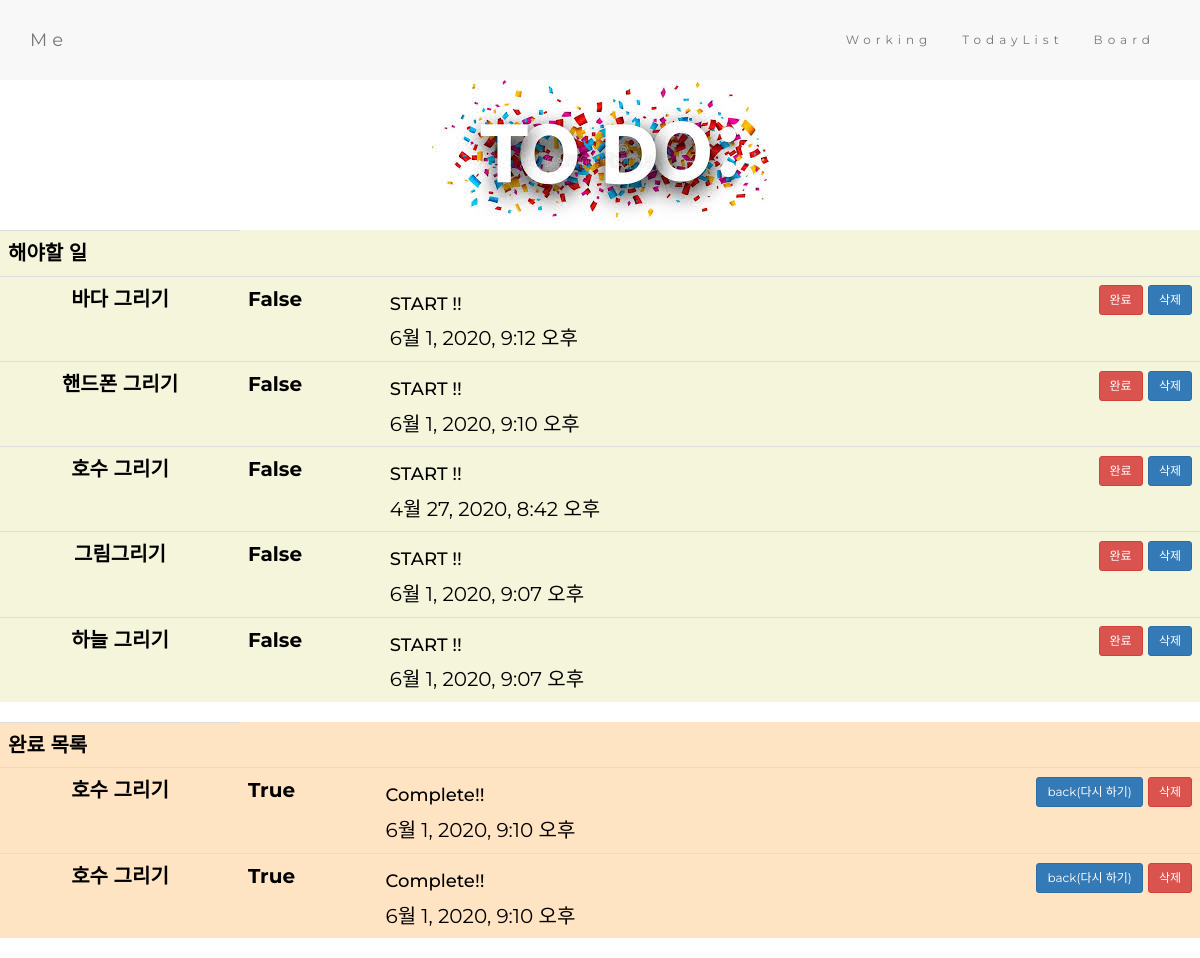
Before: /todos/ with the older database file.
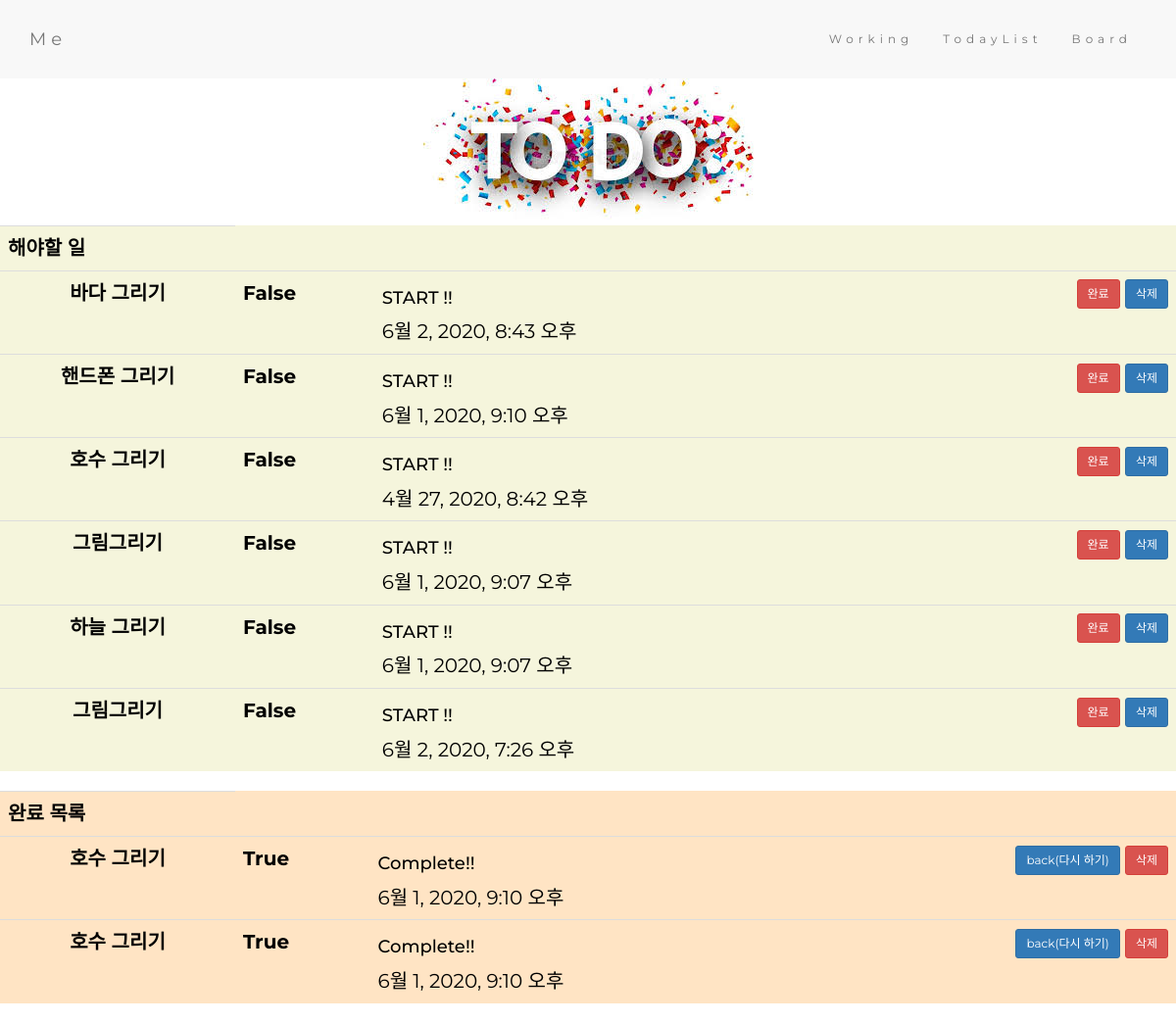
After: the same page with the newer database file.
### todo/models.py (models this page shows, shortened)
class Todo(models.Model):
    task = models.CharField(max_length=200,null=False,
        help_text="할일을 채워주세요!")
    is_done = models.BooleanField(default=False)
    Todo_time = models.DateTimeField(
        blank=True, null=True, default=timezone.now())

### todo/views.py (the view)
# urls.py: path('todos/',todo_work,name="todos"),
def todo_work(request):
    if request.method == "POST":
        form = AddForm(request.POST)
        if form.is_valid():
            form.save()
    now = datetime.datetime.now()
    form = AddForm()
    todos = Todo.objects.all()
    data={
        "todos" : todos,
        "form": form,
        "now":now,
    }
    return render(request,"todo_work.html",data)

### todo/Template/todo_work.html (shortened to what this page needs)
{% extends 'base.html'%}
{%block content%}
<diV class="work">
 <img src="/static/img/Todolist.jpg" style="text-align: left;">
 </div>
    <table class="table" style="background-color: beige;">
        <th>해야할 일</th>
        {% for todo in todos %}
        <tr>
            {% if todo.is_done == False %}
            <th style="width:20%; text-align: center;">
                {{ todo.task }}
            </th>
            <th style="text-align: left;" class="list_id">
                <b>{{ todo.is_done }}</b>
            </th>
            <td>
                <h4>START !!</h4>
                {{ todo.Todo_time}}
            </td>
            <td style="width:30%;text-align: right;">
                <a class="btn btn-sm btn-danger" href="{% url 'reload' pk=todo.pk %}">완료</a>
                <a class ="btn btn-sm btn-primary" href="{% url 'todo_del' pk=todo.pk %}">삭제</a>
            </td>
        </tr>
        {% endif %}
        {% endfor %}
    </table>
    <table class="table" style="background-color: bisque;">
        <tr>
            <th>완료 목록</th>
        </tr>
        {% for todo in todos %}
        {% if todo.is_done == True %}
        <tr>
            <th style="width:20%; text-align: center;">
                {{ todo.task }}
            </th>
            <th style="text-align: left;" class="list_id" style="background-color: blue;">
                <b>{{ todo.is_done }}</b>
            </th>
            <td>
                <h4>Complete!!</h4>
                {{ todo.Todo_time }}</td>
            <td style="text-align: right;">
                <a class ="btn btn-sm btn-primary" href="{% url 'back' pk=todo.pk %}">back(다시 하기)</a>
                <a class="btn btn-sm btn-danger" href="{% url 'todo_del' pk=todo.pk %}">삭제</a>
            </td>
        </tr>
        {% endif %}
        {% endfor %}
    </table>
{% endblock content%}

### todo/Template/base.html (shortened to what this page needs)
<!DOCTYPE html>
<html lang="ko">
<head>
  <link rel="stylesheet" href="https://maxcdn.bootstrapcdn.com/bootstrap/3.4.1/css/bootstrap.min.css">
  <link rel="stylesheet" href="https://maxcdn.bootstrapcdn.com/bootstrap/3.4.1/css/bootstrap.min.css">
  <link rel="stylesheet" href="https://maxcdn.bootstrapcdn.com/bootstrap/3.4.1/css/bootstrap.min.css">
</head>
<body>
<nav class="navbar navbar-default">
  <div class="container">
    <div class="navbar-header">
      <a class="navbar-brand" href={% url 'main'%}>Me</a>
    </div>
    <div class="collapse navbar-collapse" id="myNavbar">
      <ul class="nav navbar-nav navbar-right">
        <li><a href={% url 'list' %}>Working</a></li>
        <li><a href={% url 'todos'%}>TodayList</a></li>
        <li><a href="#">Board</a></li>
      </ul>
    </div>
  </div>
</nav>
{% block content%}
{% endblock content%}
</html>

### todo/Template/base.html (style rules this page uses)
.work { text-align: center; }
.container { text-align: center; }
body { font: 20px Montserrat, sans-serif; line-height: 1.8; color: black; }
.navbar { padding-top: 15px; padding-bottom: 15px; border: 0; border-radius: 0; margin-bottom: 0; font-size: 12px; letter-spacing: 5px; }

Changed rows visible on the page:
changed Todo "바다 그리기": Todo_time "6월 1, 2020, 9:12 오후" → "6월 2, 2020, 8:43 오후"
added Todo: task "그림그리기", is_done "False", Todo_time "6월 2, 2020, 7:26 오후"
